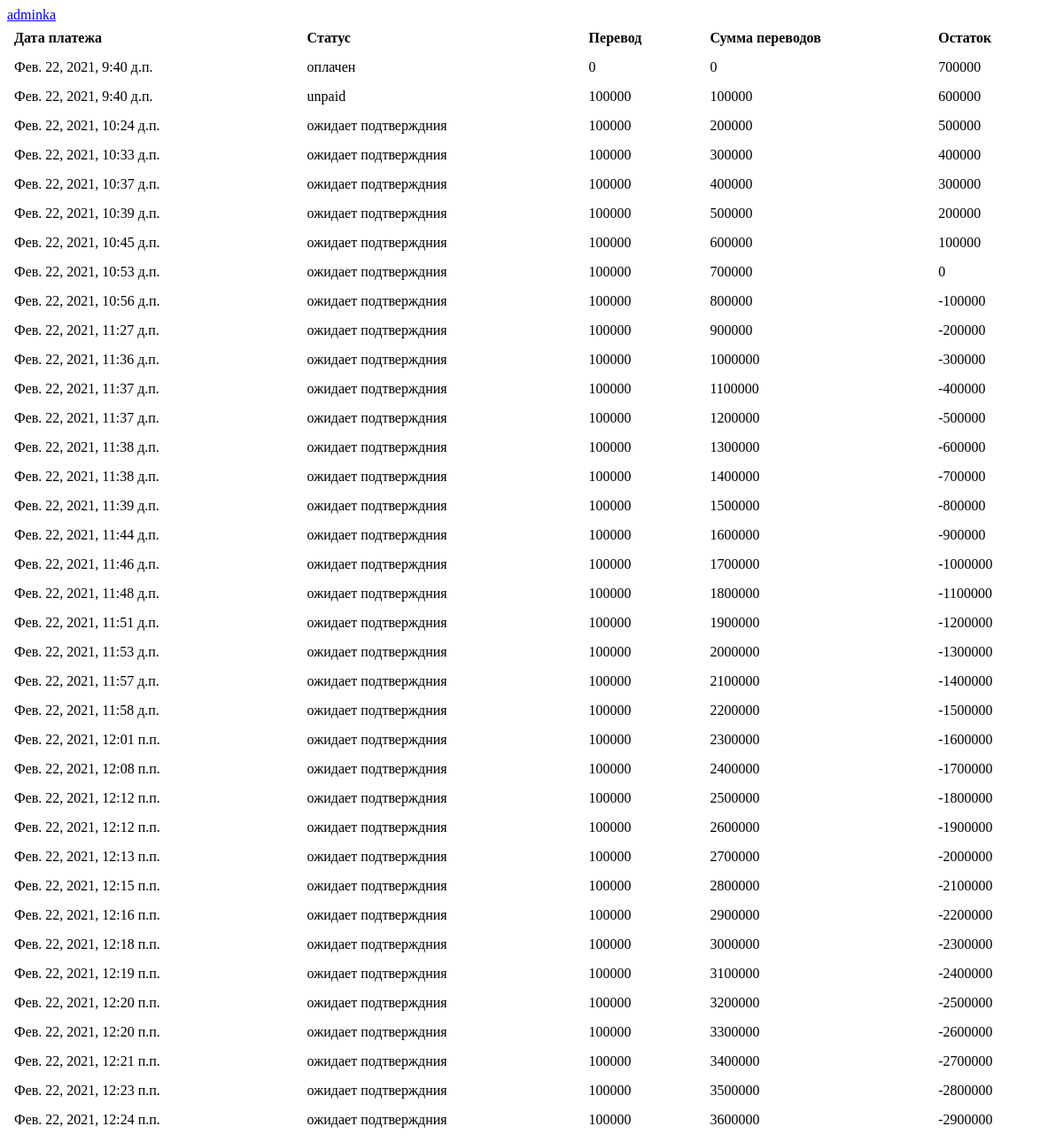
The page / on the database its author committed.
### server/models.py (models this page shows, shortened)
class Score(models.Model):
    total = models.IntegerField(default=7000000, verbose_name='Сумма')
    leftover = models.IntegerField(default=700000, verbose_name='Остаток')
    monthly_payment = models.IntegerField(default=100000, verbose_name='Перевод')
    total_payment = models.IntegerField(default=0, verbose_name='Сумма переводов')
    date_score = models.DateTimeField(auto_now_add=True, verbose_name='Дата платежа')
    paid = 'оплачен'
    unpaid = 'ожидает'
    STATUS = [(paid, 'подтвержден'), (unpaid, 'ожидает подтверждния'), ]
    payment_status = models.CharField(max_length=30, choices=STATUS, default='ожидает подтверждния', verbose_name='Статус')
    class Meta:
        verbose_name = 'График'
        verbose_name_plural = 'Графики'

### server/views.py (the view)
# urls.py: path('', GraphicList.as_view(), name='GraphicList'),
class GraphicList(ListView):
    model = Score
    template_name = 'server/graphic.html'
    def get_context_data(self, **kwargs):
        context = super().get_context_data(**kwargs)
        context['scores'] = Score.objects.all().order_by('date_score')
        return context

### server/templates/server/graphic.html (shortened to what this page needs)
<!DOCTYPE html>
{% load custom_filters %}
<html lang="en">
<head>
</head>
<a href="http://127.0.0.1:8000/admin">adminka</a>
<body>
<table>
    <tr>
        <th>Дата платежа</th>
        <th>Статус</th>
        <th>Перевод</th>
        <th>Сумма переводов</th>
        <th>Остаток</th>
    </tr>
    {% for score in scores %}
    <tr>
        <td>{{ score.date_score }}</td>
        <td>{{ score.payment_status }}</td>
        <td>{{ score.monthly_payment }}</td>
        <td>{{ score.total_payment }}</td>
        <td>{{ score.leftover }}</td>
    </tr>
    {% endfor %}
</table>
</body>

### server/templates/server/graphic.html (style rules this page uses)
table { width: 100%; background: white; border-spacing: 1px; }
td, th { text-align: left; background: ffff; padding: 7px; }

### rows shown on the page
Score: date_score "Фев. 22, 2021, 9:40 д.п.", payment_status "оплачен", monthly_payment "0", total_payment "0", leftover "700000"
Score: date_score "Фев. 22, 2021, 9:40 д.п.", payment_status "unpaid", monthly_payment "100000", total_payment "100000", leftover "600000"
Score: date_score "Фев. 22, 2021, 10:24 д.п.", payment_status "ожидает подтверждния", monthly_payment "100000", total_payment "200000", leftover "500000"
Score: date_score "Фев. 22, 2021, 10:33 д.п.", payment_status "ожидает подтверждния", monthly_payment "100000", total_payment "300000", leftover "400000"
Score: date_score "Фев. 22, 2021, 10:37 д.п.", payment_status "ожидает подтверждния", monthly_payment "100000", total_payment "400000", leftover "300000"
Score: date_score "Фев. 22, 2021, 10:39 д.п.", payment_status "ожидает подтверждния", monthly_payment "100000", total_payment "500000", leftover "200000"
Score: date_score "Фев. 22, 2021, 10:45 д.п.", payment_status "ожидает подтверждния", monthly_payment "100000", total_payment "600000", leftover "100000"
Score: date_score "Фев. 22, 2021, 10:53 д.п.", payment_status "ожидает подтверждния", monthly_payment "100000", total_payment "700000", leftover "0"
Score: date_score "Фев. 22, 2021, 10:56 д.п.", payment_status "ожидает подтверждния", monthly_payment "100000", total_payment "800000", leftover "-100000"
Score: date_score "Фев. 22, 2021, 11:27 д.п.", payment_status "ожидает подтверждния", monthly_payment "100000", total_payment "900000", leftover "-200000"
Score: date_score "Фев. 22, 2021, 11:36 д.п.", payment_status "ожидает подтверждния", monthly_payment "100000", total_payment "1000000", leftover "-300000"
Score: date_score "Фев. 22, 2021, 11:37 д.п.", payment_status "ожидает подтверждния", monthly_payment "100000", total_payment "1100000", leftover "-400000"
Score: date_score "Фев. 22, 2021, 11:37 д.п.", payment_status "ожидает подтверждния", monthly_payment "100000", total_payment "1200000", leftover "-500000"
Score: date_score "Фев. 22, 2021, 11:38 д.п.", payment_status "ожидает подтверждния", monthly_payment "100000", total_payment "1300000", leftover "-600000"
Score: date_score "Фев. 22, 2021, 11:38 д.п.", payment_status "ожидает подтверждния", monthly_payment "100000", total_payment "1400000", leftover "-700000"
Score: date_score "Фев. 22, 2021, 11:39 д.п.", payment_status "ожидает подтверждния", monthly_payment "100000", total_payment "1500000", leftover "-800000"
Score: date_score "Фев. 22, 2021, 11:44 д.п.", payment_status "ожидает подтверждния", monthly_payment "100000", total_payment "1600000", leftover "-900000"
Score: date_score "Фев. 22, 2021, 11:46 д.п.", payment_status "ожидает подтверждния", monthly_payment "100000", total_payment "1700000", leftover "-1000000"
Score: date_score "Фев. 22, 2021, 11:48 д.п.", payment_status "ожидает подтверждния", monthly_payment "100000", total_payment "1800000", leftover "-1100000"
Score: date_score "Фев. 22, 2021, 11:51 д.п.", payment_status "ожидает подтверждния", monthly_payment "100000", total_payment "1900000", leftover "-1200000"
Score: date_score "Фев. 22, 2021, 11:53 д.п.", payment_status "ожидает подтверждния", monthly_payment "100000", total_payment "2000000", leftover "-1300000"
Score: date_score "Фев. 22, 2021, 11:57 д.п.", payment_status "ожидает подтверждния", monthly_payment "100000", total_payment "2100000", leftover "-1400000"
Score: date_score "Фев. 22, 2021, 11:58 д.п.", payment_status "ожидает подтверждния", monthly_payment "100000", total_payment "2200000", leftover "-1500000"
Score: date_score "Фев. 22, 2021, 12:01 п.п.", payment_status "ожидает подтверждния", monthly_payment "100000", total_payment "2300000", leftover "-1600000"
Score: date_score "Фев. 22, 2021, 12:08 п.п.", payment_status "ожидает подтверждния", monthly_payment "100000", total_payment "2400000", leftover "-1700000"
Score: date_score "Фев. 22, 2021, 12:12 п.п.", payment_status "ожидает подтверждния", monthly_payment "100000", total_payment "2500000", leftover "-1800000"
Score: date_score "Фев. 22, 2021, 12:12 п.п.", payment_status "ожидает подтверждния", monthly_payment "100000", total_payment "2600000", leftover "-1900000"
Score: date_score "Фев. 22, 2021, 12:13 п.п.", payment_status "ожидает подтверждния", monthly_payment "100000", total_payment "2700000", leftover "-2000000"
Score: date_score "Фев. 22, 2021, 12:15 п.п.", payment_status "ожидает подтверждния", monthly_payment "100000", total_payment "2800000", leftover "-2100000"
Score: date_score "Фев. 22, 2021, 12:16 п.п.", payment_status "ожидает подтверждния", monthly_payment "100000", total_payment "2900000", leftover "-2200000"
Score: date_score "Фев. 22, 2021, 12:18 п.п.", payment_status "ожидает подтверждния", monthly_payment "100000", total_payment "3000000", leftover "-2300000"
Score: date_score "Фев. 22, 2021, 12:19 п.п.", payment_status "ожидает подтверждния", monthly_payment "100000", total_payment "3100000", leftover "-2400000"
Score: date_score "Фев. 22, 2021, 12:20 п.п.", payment_status "ожидает подтверждния", monthly_payment "100000", total_payment "3200000", leftover "-2500000"
Score: date_score "Фев. 22, 2021, 12:20 п.п.", payment_status "ожидает подтверждния", monthly_payment "100000", total_payment "3300000", leftover "-2600000"
Score: date_score "Фев. 22, 2021, 12:21 п.п.", payment_status "ожидает подтверждния", monthly_payment "100000", total_payment "3400000", leftover "-2700000"
Score: date_score "Фев. 22, 2021, 12:23 п.п.", payment_status "ожидает подтверждния", monthly_payment "100000", total_payment "3500000", leftover "-2800000"
Score: date_score "Фев. 22, 2021, 12:24 п.п.", payment_status "ожидает подтверждния", monthly_payment "100000", total_payment "3600000", leftover "-2900000"
